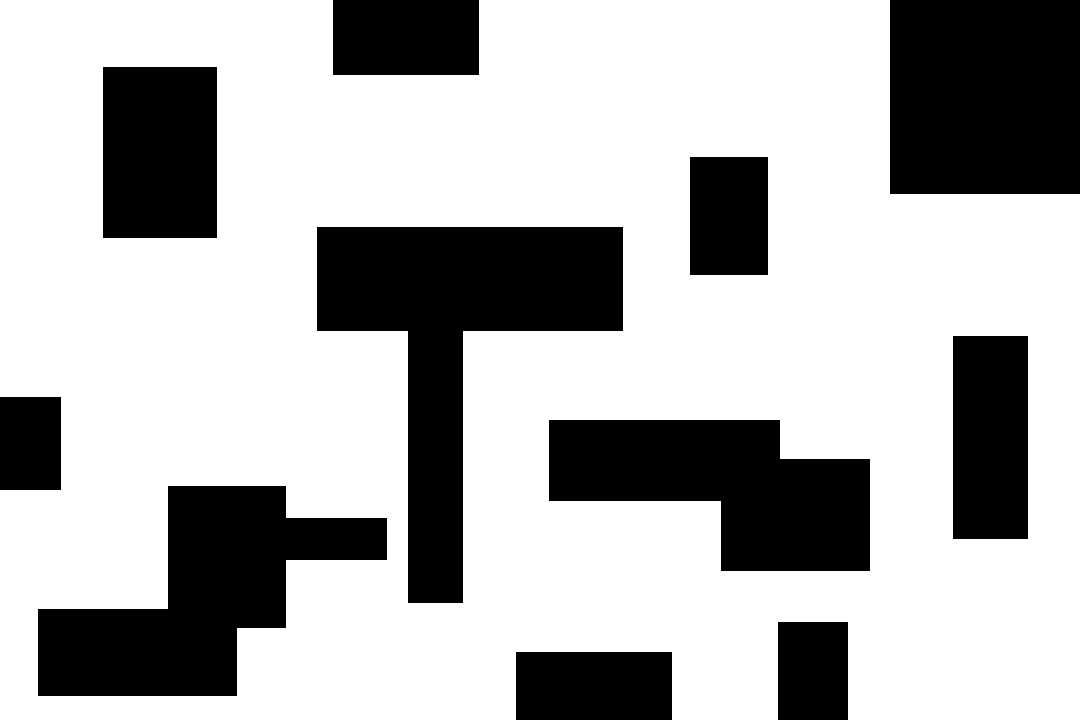
#> input picture maps/rectangles_map.bmp, 1080 x 720 px; its folder holds only this picture in this run
$ python prm.py
#> lines starting #> are read from the running program, lines starting #| are printed output that depends on the picture; after the words box and inside, x2 and y2 are one past the last pixel; in counts of white or black regions, pixels touching at a corner belong together; long printed decimals are rounded
import os
import numpy as np
import matplotlib.pyplot as plt
from skimage import io

def in_collision(x_test, occ_map):

    for i in range(x_test.shape[0]):

        if occ_map[int(np.ceil(x_test[i][0])), int(np.ceil(x_test[i][1]))] > 0:
            return True

    return False


def main():
    maps_dir = "maps"
    map_files = [f for f in os.listdir(maps_dir) if f.endswith('_map.bmp')]
    f = np.zeros(len(map_files))

    for k, map_file_name in enumerate(map_files):
        full_map_file_name = os.path.join(maps_dir, map_file_name)
        print("Mapping:", map_file_name)

        curr_map = io.imread(full_map_file_name)
#> curr_map: shape (720, 1080) bool; 70.2% white; 11 black regions, largest, box (x1, y1, x2, y2) and area: (317, 227, 623, 603) 46784, (38, 486, 387, 696) 37000, (890, 0, 1080, 194) 36860

        plt.figure(k)
        plt.imshow(np.flip(curr_map, axis=0), cmap="gray")
        plt.xlim([0, 1080])
        plt.ylim([0, 720])

        occ_map = (np.rot90(~curr_map, 3)>0).astype(np.uint8)
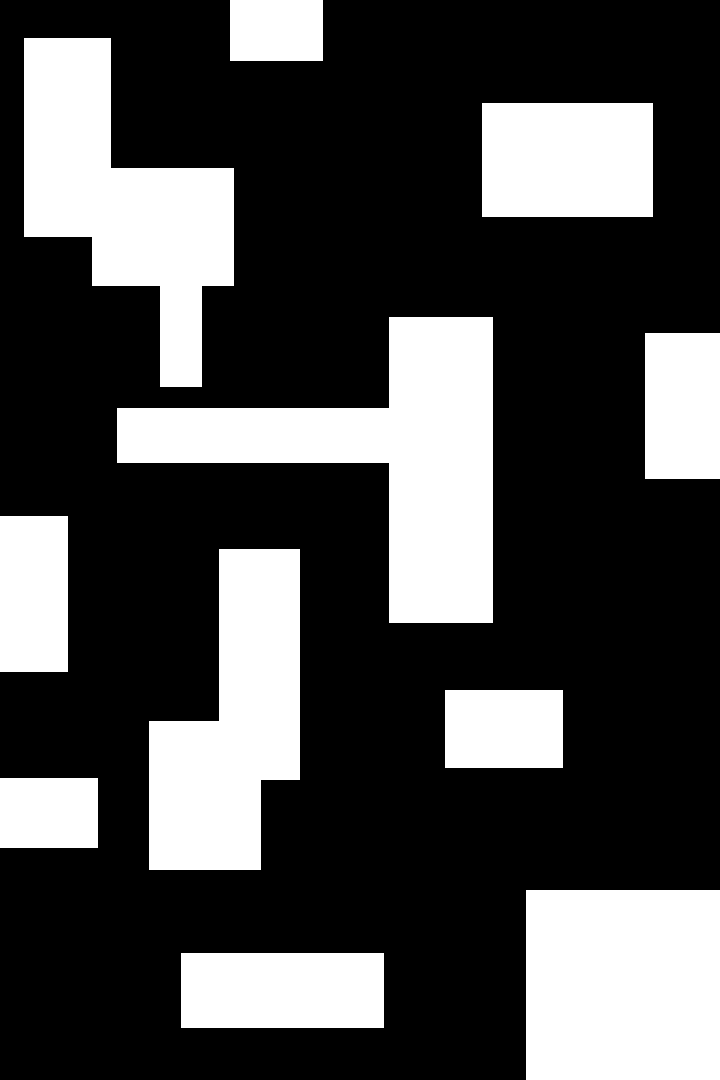
#> occ_map: shape (1080, 720); values 0 (black) and 1 (white), 29.8% white; 11 white regions, largest, box (x1, y1, x2, y2) and area: (117, 317, 493, 623) 46784, (24, 38, 234, 387) 37000, (526, 890, 720, 1080) 36860
        X, Y = occ_map.shape
#> X = 1080; Y = 720

        # Number of samples
        n = 500
        V = np.zeros((n, 2))

        # Sample
        for i in range(n):
            while True:
                V_rand_x = np.random.randint(0,X)
                V_rand_y = np.random.randint(0,Y)
                V_rand = np.array([[V_rand_x, V_rand_y]])

                # Keep if sample is in free space
                if not in_collision(V_rand, occ_map):
                    V[i, :] = V_rand
                    break

        plt.scatter(V[:, 0], V[:, 1], marker='.', c='red', label='Sampled Points')

        # Construct the graph
        # Compute the connection radius
        d = 2  # dimension
        zeta_d = np.pi  # 2D = area of the unit circle
        mu_X_free = X * Y - np.sum(occ_map)
#> mu_X_free = 546021

        gamma_PRM = np.ceil((2 * (1 + 1 / d) ** (1 / d)) * ((mu_X_free / zeta_d) ** (1 / d)))
#> gamma_PRM = 1022
        r = gamma_PRM * (np.log(n) / n) ** (1 / d)
#> r = 113.9

        print("mu", mu_X_free)
#| mu 546021.0
        print("gamma", gamma_PRM)
#| gamma 1022.0
        print("rad", r)
#| rad 113.939


        E = []

        # Check for neighbors within the connection radius
        for i in range(n):
            dist = np.linalg.norm(V - V[i, :], axis=1)
            nn_idx = np.argwhere(dist < r)
            nn_idx = nn_idx[nn_idx > i]  # Remove self-connections

            # Check for collisions along potential edges
            disc = int(np.ceil(r))  # Number of discrete checks along the edge
            for j in nn_idx:
                x_check = np.linspace(V[i, 0], V[j, 0], disc)
                y_check = np.linspace(V[i, 1], V[j, 1], disc)
                if in_collision(np.column_stack((x_check, y_check)), occ_map):
                    continue
                else:
                    E.append([i, j, dist[j]])
#> this loop made 500 passes
#> nn_idx on passes 17, 19, 36: [23, 43, 61, 129, 191, 235, 276, 293, 376, 428, 494], [98, 102, 115, 149, 195, 314, 321, 354, 394, 395, 483], [70, 117, 161, 164, 201, 272, 273, 312, 318, 337, 463, 482]
#> after the loop, E = 5987 items, first 6: [0, 12, 81.05], [0, 22, 73.25], [0, 46, 64.38], [0, 64, 93.61], [0, 95, 39.56], [0, 96, 52.2]


        E = np.array(E).astype(np.int32)

        for i in range(len(E)):
            point_1 = E[i][0]
            point_2 = E[i][1]
            plt.plot([V[point_1][0], V[point_2][0]], [V[point_1][1], V[point_2][1]], 'r-', linewidth=1)
#> this loop made 5987 passes
#> (point_1, point_2) on passes 1 to 3: (0, 12), (0, 22), (0, 46)

    plt.show()
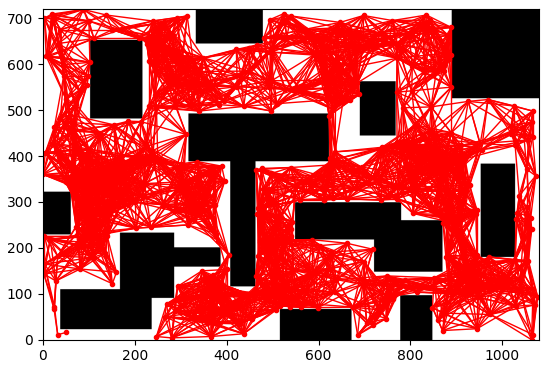
#> figure drawn by matplotlib, 1 panel


if __name__ == "__main__":
    main()

$ run again, on maps/squiggles_map.bmp
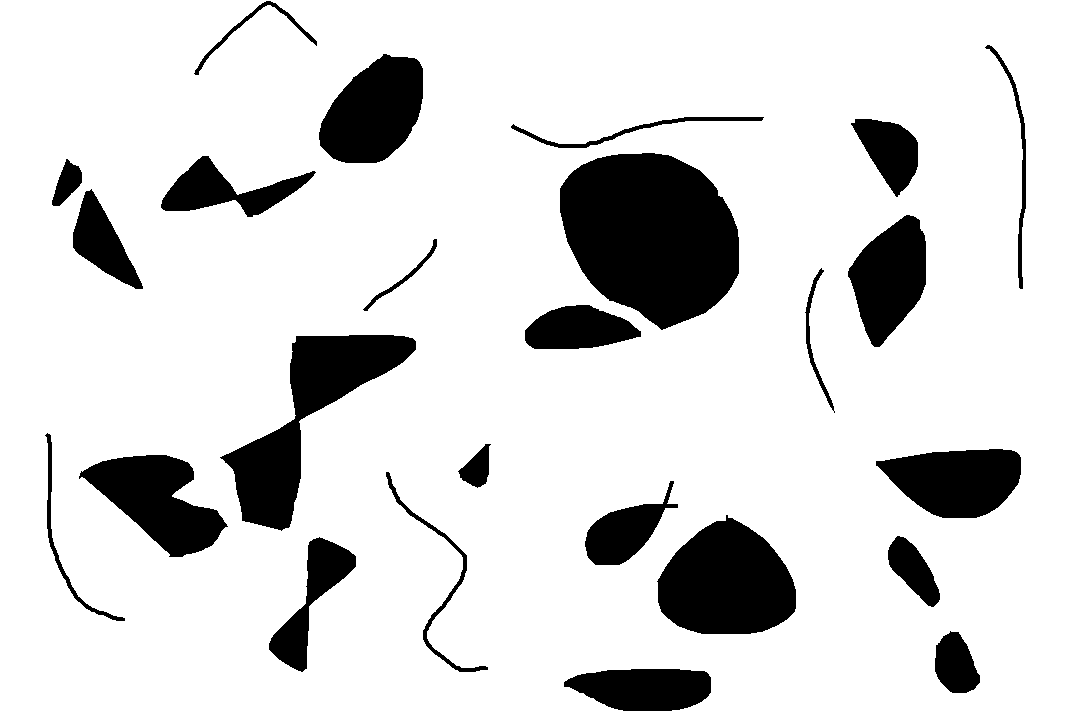
#> input picture maps/squiggles_map.bmp, 1080 x 720 px
#> curr_map: shape (720, 1080) bool; 85.2% white; 25 black regions, largest, box (x1, y1, x2, y2) and area: (560, 153, 739, 330) 23540, (220, 335, 416, 531) 12385, (657, 515, 796, 634) 11992
#> in main, `occ_map = (np.rot90(~curr_map, 3)>0).astype(np.uint8)`:
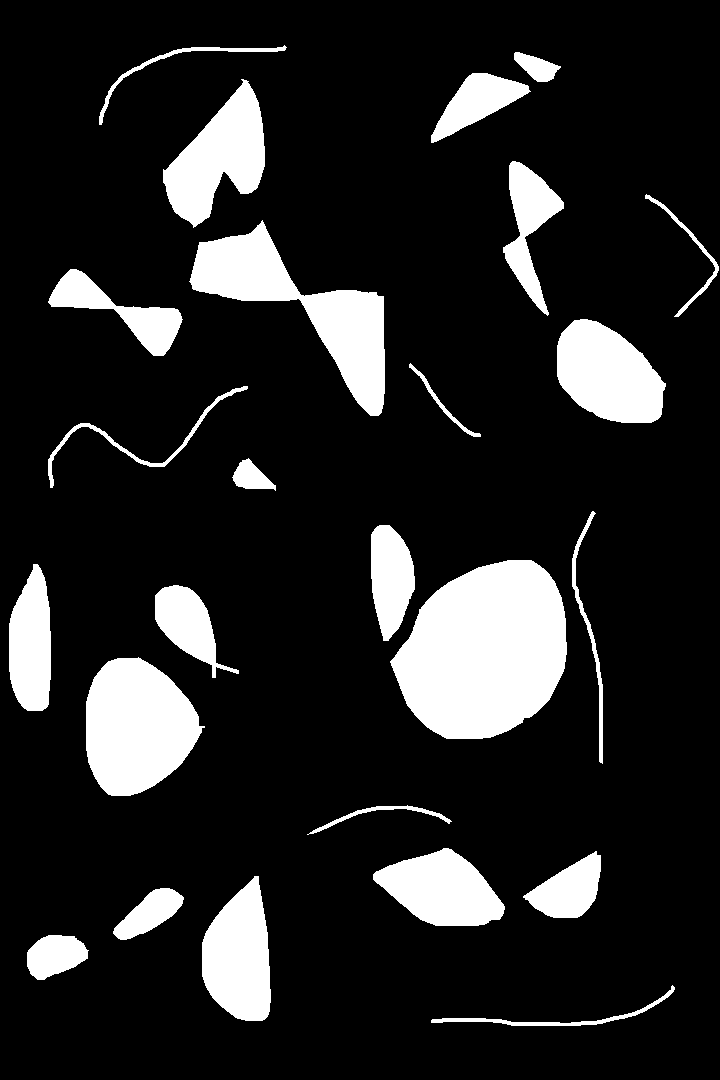
#> occ_map: shape (1080, 720); values 0 (black) and 1 (white), 14.8% white; 25 white regions, largest, box (x1, y1, x2, y2) and area: (390, 560, 567, 739) 23540, (189, 220, 385, 416) 12385, (86, 657, 205, 796) 11992
#> mu_X_free = 662796
#> gamma_PRM = 1126
#> r = 125.5
#| mu 662796.0
#| gamma 1126.0
#| rad 125.534
#> the loop in main, `for i in range(n):` made 500 passes
#> nn_idx on passes 23, 45, 52: [39, 115, 125, 136, 179, 183, 244, 341, 391, 442, 464, 493], [83, 137, 201, 206, 251, 260, 331, 332, 379, 386, 388, 421], [103, 120, 214, 238, 322, 334, 364, 425]
#> after the loop in main, `for i in range(n):`: E = 5278 items, first 6: [0, 72, 43.19], [0, 75, 88.29], [0, 112, 39.56], [0, 208, 36.4], [0, 285, 125.3], [0, 376, 112.8]
#> the loop in main, `for i in range(len(E)):` made 5278 passes
#> (point_1, point_2) on passes 1 to 3: (0, 72), (0, 75), (0, 112)
#> in main, `plt.show()`:
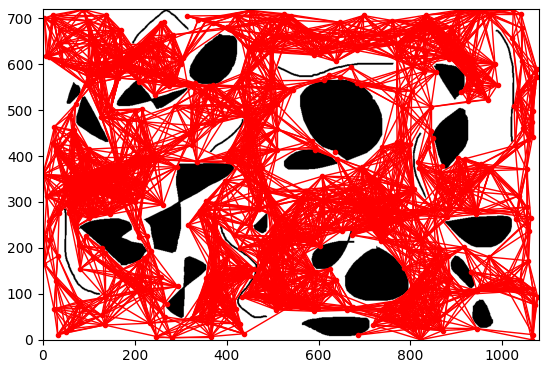
#> figure drawn by matplotlib, 1 panel
